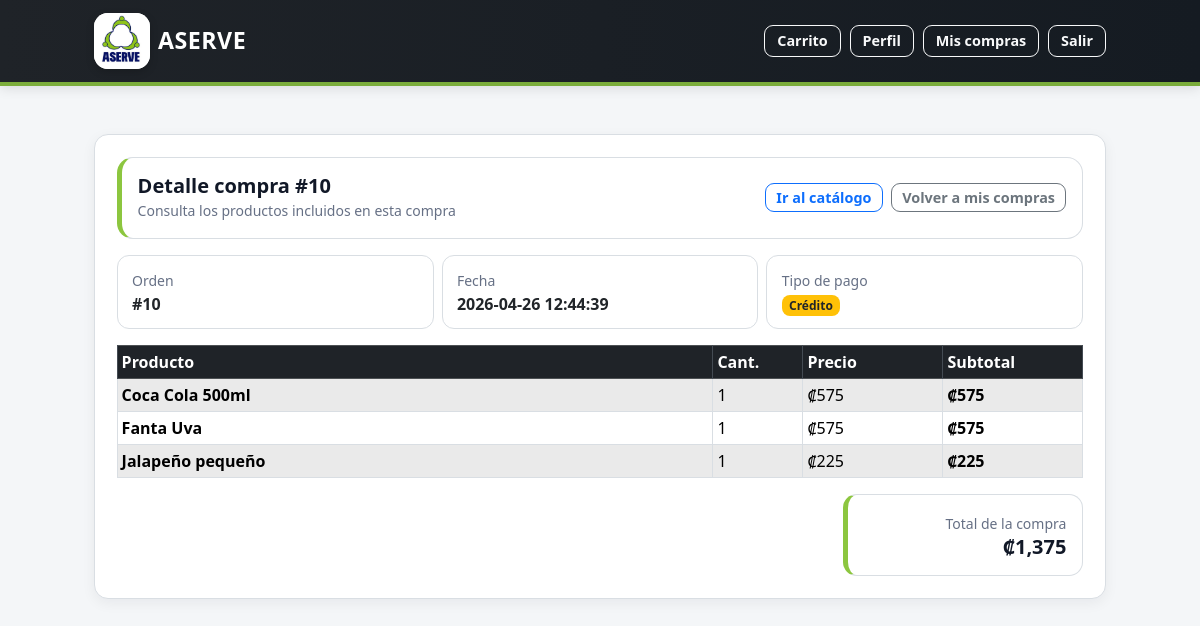
Page /mis-compras/10?pago=&start=2026-04-21&end=2026-05-04 (signed in) on the committed database.
### tables this page shows
CREATE TABLE orders (
    id INTEGER PRIMARY KEY AUTOINCREMENT,
    fecha TEXT NOT NULL,
    tipo_usuario TEXT NOT NULL CHECK (tipo_usuario IN ('asociado', 'no_asociado')),
    user_id INTEGER,
    nombre_no_asociado TEXT,
    tipo_pago TEXT NOT NULL CHECK (tipo_pago IN ('contado', 'credito')),
    total REAL NOT NULL CHECK (total >= 0),
    estado TEXT NOT NULL CHECK (estado IN ('pendiente', 'pagada')),
    FOREIGN KEY (user_id) REFERENCES users(id)
);

CREATE TABLE order_items (
    id INTEGER PRIMARY KEY AUTOINCREMENT,
    order_id INTEGER NOT NULL,
    product_id INTEGER NOT NULL,
    cantidad INTEGER NOT NULL CHECK (cantidad > 0),
    precio_unitario REAL NOT NULL CHECK (precio_unitario >= 0),
    FOREIGN KEY (order_id) REFERENCES orders(id),
    FOREIGN KEY (product_id) REFERENCES products(id)
);

CREATE TABLE products (
    id INTEGER PRIMARY KEY AUTOINCREMENT,
    nombre TEXT NOT NULL,
    precio REAL NOT NULL CHECK (precio >= 0),
    stock INTEGER NOT NULL DEFAULT 0 CHECK (stock >= 0),
    stock_minimo INTEGER NOT NULL DEFAULT 0 CHECK (stock_minimo >= 0),
    image_filename TEXT,
    activo INTEGER NOT NULL DEFAULT 1 CHECK (activo IN (0, 1))
);

### app.py (the view)
@app.route("/mis-compras/<int:order_id>")
def mis_compras_detalle(order_id):
    if "user_id" not in session:
        flash("Debes iniciar sesión.", "warning")
        return redirect(url_for("login"))
    user_id = session["user_id"]
    db = get_db()
    orden = db.execute(
        """
        SELECT
            id,
            fecha,
            tipo_pago,
            total
        FROM orders
        WHERE id = ?
          AND user_id = ?
        """,
        (order_id, user_id)
    ).fetchone()
    if not orden:
        flash("Orden no encontrada o sin permisos para verla.", "danger")
        return redirect(url_for("mis_compras"))
    items = db.execute(
        """
        SELECT
            p.nombre,
            oi.cantidad,
            oi.precio_unitario,
            (oi.cantidad * oi.precio_unitario) AS subtotal
        FROM order_items oi
        JOIN products p ON p.id = oi.product_id
        WHERE oi.order_id = ?
        ORDER BY p.nombre ASC
        """,
        (order_id,)
    ).fetchall()
    return render_template(
        "mis_compras_detalle.html",
        orden=orden,
        items=items
    )

### app.py (called while the page is built)
@app.template_filter("crc")
def format_crc(value):
    try:
        return f"₡{float(value):,.0f}"
    except (TypeError, ValueError):
        return "₡0"

def get_db():
    if "db" not in g:
        db_folder = os.path.dirname(app.config["DATABASE"])
        os.makedirs(db_folder, exist_ok=True)
        g.db = sqlite3.connect(app.config["DATABASE"])
        g.db.row_factory = sqlite3.Row
    return g.db

@app.before_request
def proteger_password_temporal():
    if "user_id" not in session:
        return None
    rutas_permitidas = {
        "cambiar_password_temporal",
        "logout",
        "static"
    }
    if request.endpoint in rutas_permitidas:
        return None
    if session.get("password_temporal") == 1:
        flash("Debes cambiar tu contraseña temporal antes de continuar.", "warning")
        return redirect(url_for("cambiar_password_temporal"))
    return None

### templates/mis_compras_detalle.html (shortened to what this page needs)
{% extends "base.html" %}
{% block content %}
{% set filtro_pago = request.args.get('pago', '') %}
{% set filtro_start = request.args.get('start', '') %}
{% set filtro_end = request.args.get('end', '') %}
<div class="card shadow-sm">
  <div class="card-body">
    <div class="detalle-header mb-3">
      <div class="d-flex flex-column flex-md-row justify-content-between align-items-start align-items-md-center gap-3">
        <div>
          <h5 class="mb-0">Detalle compra #{{ orden.id }}</h5>
          <small class="text-muted">
            Consulta los productos incluidos en esta compra
          </small>
        </div>
        <div class="d-flex flex-wrap gap-2">
          <a class="btn btn-outline-primary btn-sm" href="{{ url_for('catalogo') }}">
            Ir al catálogo
          </a>
          <a class="btn btn-outline-secondary btn-sm"
             href="{{ url_for('mis_compras',
                              pago=filtro_pago,
                              start=filtro_start,
                              end=filtro_end) }}">
            Volver a mis compras
          </a>
        </div>
      </div>
    </div>
    <div class="row g-2 mb-3">
      <div class="col-12 col-md-4">
        <div class="detalle-info-box">
          <small class="text-muted">Orden</small>
          <div class="fw-bold">
            #{{ orden.id }}
          </div>
        </div>
      </div>
      <div class="col-12 col-md-4">
        <div class="detalle-info-box">
          <small class="text-muted">Fecha</small>
          <div class="fw-bold">
            {{ orden.fecha }}
          </div>
        </div>
      </div>
      <div class="col-12 col-md-4">
        <div class="detalle-info-box">
          <small class="text-muted">Tipo de pago</small>
          <div class="fw-bold">
            {% set pago_norm = orden.tipo_pago|string|lower|replace('é','e')|trim %}
            {% if pago_norm == "credito" %}
              <span class="badge bg-warning text-dark">Crédito</span>
            {% else %}
              <span class="badge bg-success">Contado</span>
            {% endif %}
          </div>
        </div>
      </div>
    </div>
    <div class="table-responsive d-none d-md-block">
      <table class="table table-sm table-bordered table-striped align-middle mb-0">
        <thead class="table-dark">
          <tr>
            <th>Producto</th>
            <th style="width: 90px;">Cant.</th>
            <th style="width: 140px;">Precio</th>
            <th style="width: 140px;">Subtotal</th>
          </tr>
        </thead>
        <tbody>
          {% for it in items %}
          <tr>
            <td>
              <div class="fw-semibold">
                {{ it.nombre }}
              </div>
            </td>
            <td>
              {{ it.cantidad }}
            </td>
            <td>
              {{ it.precio_unitario|crc }}
            </td>
            <td>
              <b>{{ it.subtotal|crc }}</b>
            </td>
          </tr>
          {% else %}
          <tr>
            <td colspan="4" class="text-center text-muted py-4">
              Esta compra no tiene productos registrados.
            </td>
          </tr>
          {% endfor %}
        </tbody>
      </table>
    </div>
    <div class="d-flex justify-content-end mt-3">
      <div class="detalle-total-box">
        <small class="text-muted">Total de la compra</small>
        <h5 class="mb-0">
          <b>{{ orden.total|crc }}</b>
        </h5>
      </div>
    </div>
  </div>
</div>
{% endblock %}

### templates/base.html (style rules this page uses)
:root { --aserve-navy: #07145f; --aserve-blue-dark: #101828; --aserve-green: #8cc63f; --aserve-green-dark: #6aa72f; --aserve-bg: #f4f6f8; --aserve-card: #ffffff; --aserve-border: #d9dee3; --aserve-text: #111827; --aserve-muted: #667085; }
body { min-height: 100vh; background: var(--aserve-bg); color: var(--aserve-text); }
.card { border: 1px solid var(--aserve-border); border-radius: 14px; box-shadow: 0 4px 14px rgba(16, 24, 40, .06) !important; }
.card-body { padding: 1.35rem; }
h1, h2, h3, h4, h5, h6 { color: var(--aserve-text); font-weight: 750; }
.text-muted { color: var(--aserve-muted) !important; }
.btn { border-radius: 9px; font-weight: 600; }
.btn-sm { padding: .28rem .65rem; font-size: .9rem; line-height: 1.25; }
.table { border-color: var(--aserve-border); }
.table thead.table-dark th { background-color: #1f2328 !important; color: #ffffff; border-color: #444b53; font-weight: 700; }
.table td, .table th { vertical-align: middle; }
.table-striped > tbody > tr:nth-of-type(odd) > * { background-color: rgba(16, 24, 40, .035); }
.badge { border-radius: 8px; font-weight: 700; padding: .38em .6em; }

### templates/mis_compras_detalle.html (style rules this page uses)
.detalle-header { border: 1px solid #d9dee3; border-left: 5px solid #8cc63f; border-radius: 16px; background: #ffffff; padding: 1rem; }
.detalle-info-box { border: 1px solid #d9dee3; border-radius: 12px; background: #ffffff; padding: .75rem .9rem; height: 100%; }
.detalle-total-box { border: 1px solid #d9dee3; border-left: 5px solid #8cc63f; border-radius: 14px; background: #ffffff; padding: 1rem; min-width: 240px; text-align: right; }
.detalle-total-box h5 { font-weight: 700; }
.table b, .detalle-product-mobile b { font-weight: 700; }

### rows in the picture
orders: id "10", fecha "2026-04-26 12:44:39", total|crc "₡1,375"
order_items: nombre "Coca Cola 500ml", cantidad "1", precio_unitario|crc "₡575", subtotal|crc "₡575"
order_items: nombre "Fanta Uva", cantidad "1", precio_unitario|crc "₡575", subtotal|crc "₡575"
order_items: nombre "Jalapeño pequeño", cantidad "1", precio_unitario|crc "₡225", subtotal|crc "₡225"
